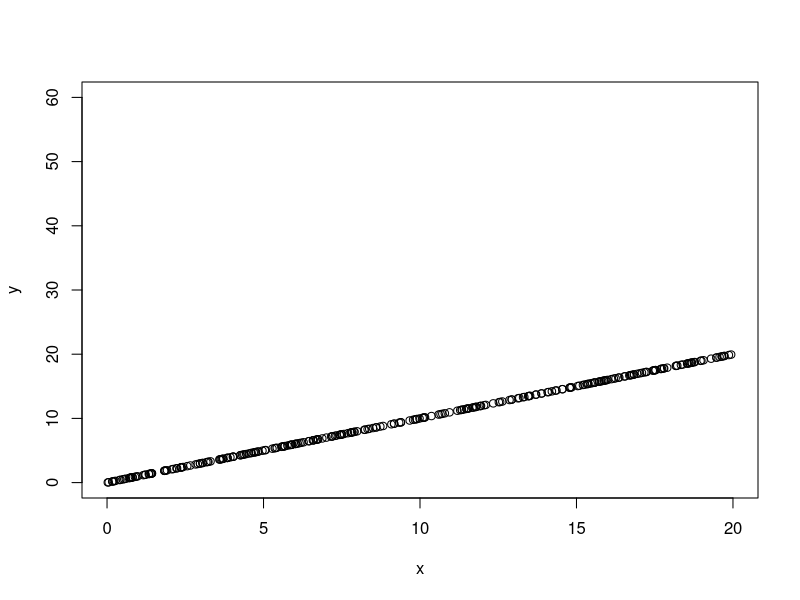
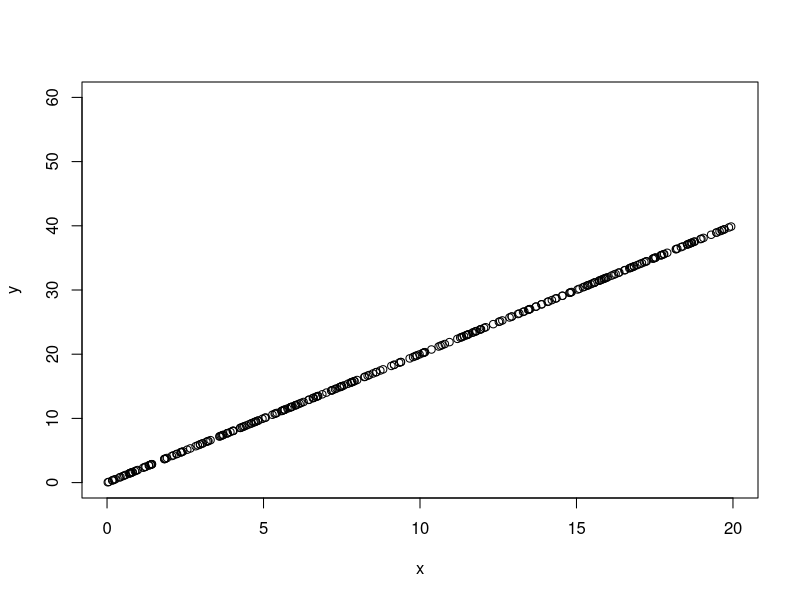
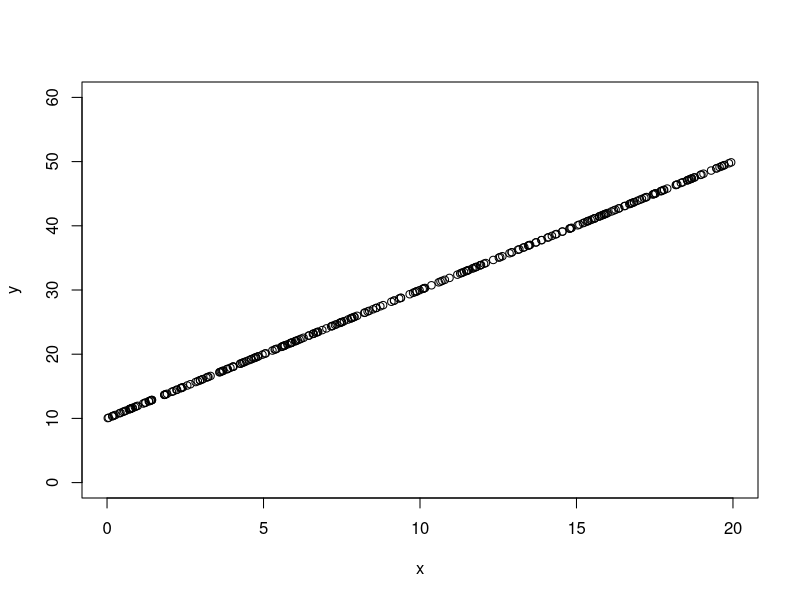
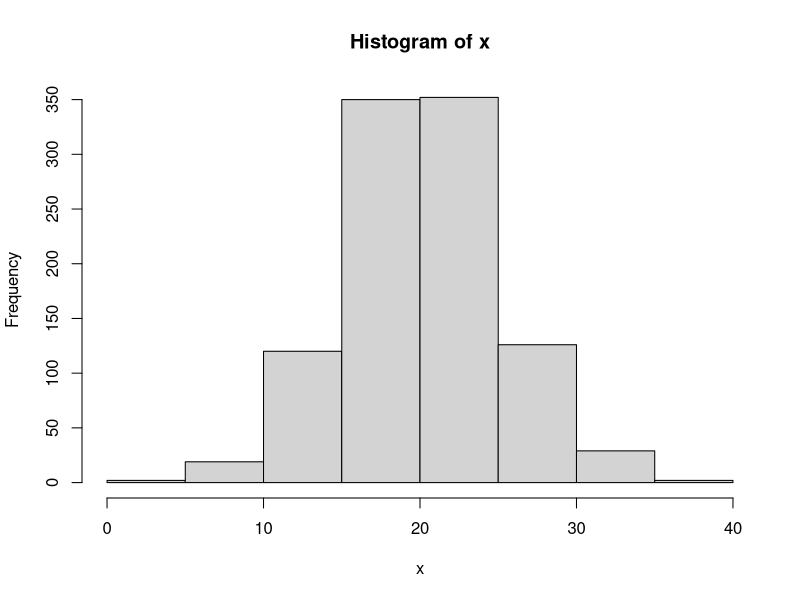
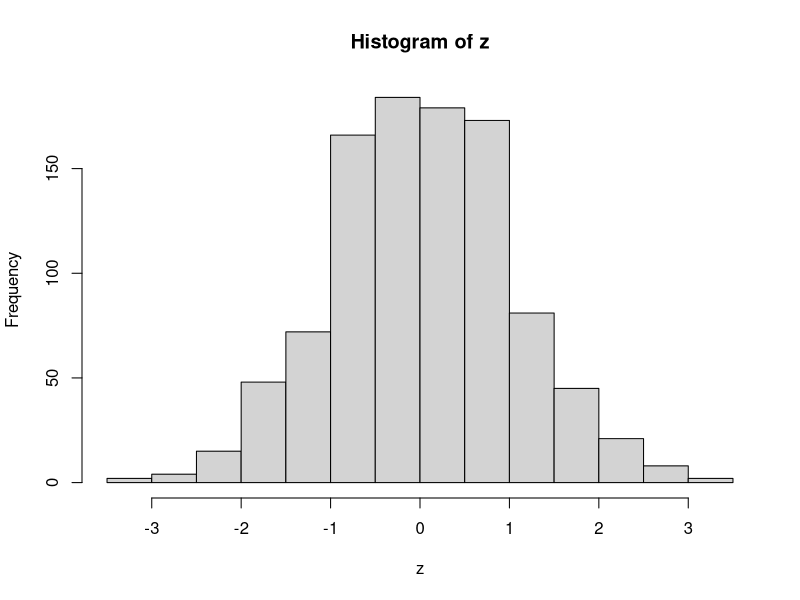
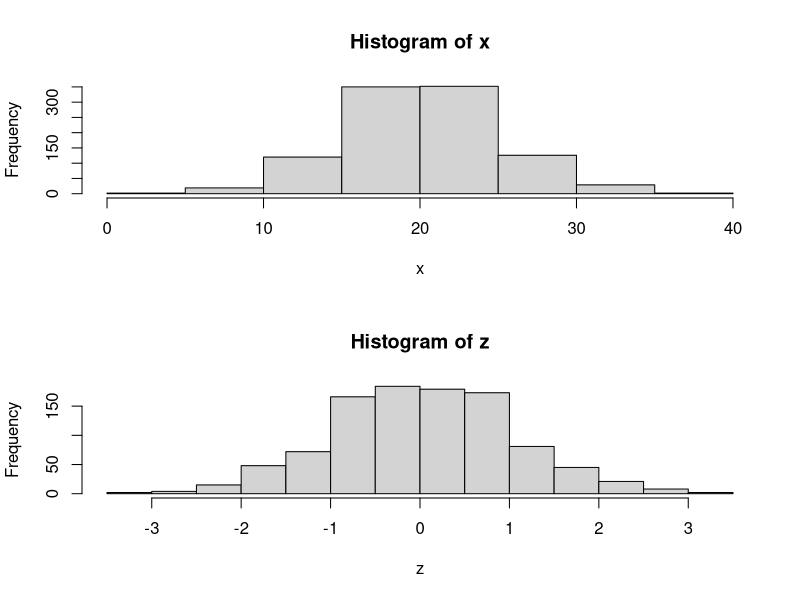

Write the R code that produced these figures, in order.
x<-runif(300,0,20)
y<-x

plot(x,y, xlim=c(0,20), ylim=c(0,60))

y<-2*x
plot(x,y, xlim=c(0,20), ylim=c(0,60))

y<-2*x+10
plot(x,y, xlim=c(0,20), ylim=c(0,60))

set.seed(115)
x<-rnorm(1000, 20, 5)
hist(x)

z<-(x-20)/5
hist(z)

par(mfrow=c(2,1))
hist(x)
hist(z)
